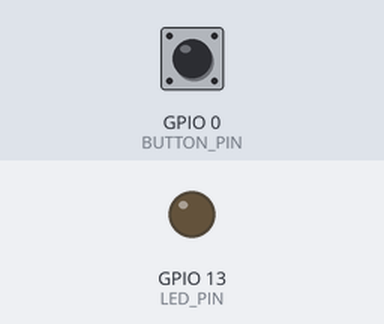
Simulated run of this sketch. Board: ESP32. On the bench: output pins drawn as LEDs (lit = HIGH). The test bench sets the inputs (shaded band); at power-on: GPIO 0 (BUTTON_PIN) HIGH. WiFi joins after 1.5 s; servers stay silent unless stated; uploads are accepted with an empty reply; not simulated (calls return 0 or success): secret.h; what the sketch prints to the serial monitor is not drawn.

Above: at 2.7 s.
2.8 s: GPIO 0 (BUTTON_PIN) pulled LOW for 0.15 s
At 3.4 s:
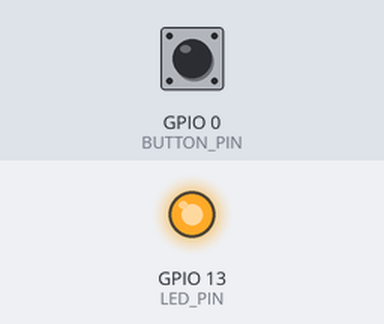
5.7 s: GPIO 0 (BUTTON_PIN) pulled LOW for 1 s
At 9.0 s:
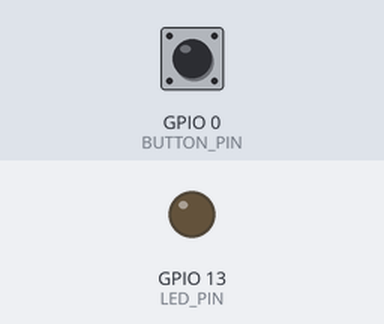
9.4 s: GPIO 0 (BUTTON_PIN) pulled LOW for 3.2 s
At 13.6 s:
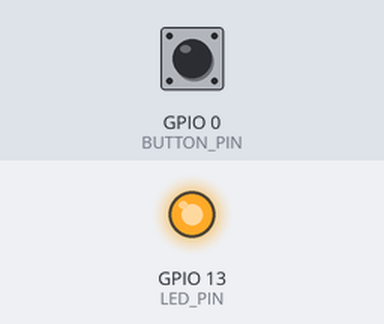
Timing chart, 0 to 15.4 s (numbered marks = the images above; inputs shaded):
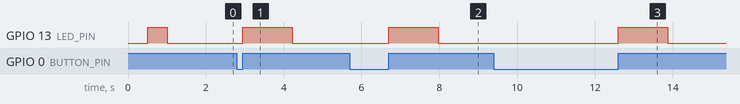

Measured:
- after the input at 2.8 s, GPIO 13 (LED_PIN): LOW → HIGH after 0.15 s, → LOW 1.3 s later
- after the input at 5.7 s, GPIO 13 (LED_PIN): LOW → HIGH after 1.0 s, → LOW 1.3 s later
- after the input at 9.4 s, GPIO 13 (LED_PIN): LOW → HIGH after 3.2 s, → LOW 1.3 s later

The sketch:

task2.ino
```cpp
// Arduino WIFI example
#include <WiFi.h>
#include "secret.h"
// WiFi network name and password:
const char * networkName = "YOUR_WIFI_NAME";
const char * networkPswd = "YOUR_WIFI_PASS";

// Internet domain to request from:
const char * hostDomain = "example.com";
const int hostPort = 80;

const int BUTTON_PIN = 0;
const int LED_PIN = 13;

void setup()
{
  // Initilize hardware:
  Serial.begin(115200);
  pinMode(BUTTON_PIN, INPUT_PULLUP);
  pinMode(LED_PIN, OUTPUT);

  // Connect to the WiFi network (see function below loop)
  connectToWiFi(networkName, networkPswd);

  digitalWrite(LED_PIN, LOW); // LED off
  Serial.print("Press button 0 to connect to ");
  Serial.println(hostDomain);
}

void loop()
{
  if (digitalRead(BUTTON_PIN) == LOW)
  { // Check if button has been pressed
    while (digitalRead(BUTTON_PIN) == LOW)
      ; // Wait for button to be released

    digitalWrite(LED_PIN, HIGH); // Turn on LED
    requestURL(hostDomain, hostPort); // Connect to server
    digitalWrite(LED_PIN, LOW); // Turn off LED
  }
}

void connectToWiFi(const char * ssid, const char * pwd)
{
  int ledState = 0;

  printLine();
  Serial.println("Connecting to WiFi network: " + String(ssid));

  WiFi.begin(ssid, pwd);

  while (WiFi.status() != WL_CONNECTED)
  {
    // Blink LED while we're connecting:
    digitalWrite(LED_PIN, ledState);
    ledState = (ledState + 1) % 2; // Flip ledState
    delay(500);
    Serial.print(".");
  }

  Serial.println();
  Serial.println("WiFi connected!");
  Serial.print("IP address: ");
  Serial.println(WiFi.localIP());
}

void requestURL(const char * host, uint8_t port)
{
  printLine();
  Serial.println("Connecting to domain: " + String(host));

  // Use WiFiClient class to create TCP connections
  WiFiClient client;
  if (!client.connect(host, port))
  {
    Serial.println("connection failed");
    return;
  }
  Serial.println("Connected!");
  printLine();

  // This will send the request to the server
  client.print((String)"GET / HTTP/1.1\r\n" +
               "Host: " + String(host) + "\r\n" +
               "Connection: close\r\n\r\n");
  unsigned long timeout = millis();
  while (client.available() == 0)
  {
    if (millis() - timeout > 5000)
    {
      Serial.println(">>> Client Timeout !");
      client.stop();
      return;
    }
  }

  // Read all the lines of the reply from server and print them to Serial
  while (client.available())
  {
    String line = client.readStringUntil('\r');
    Serial.print(line);
  }

  Serial.println();
  Serial.println("closing connection");
  client.stop();
}

void printLine()
{
  Serial.println();
  for (int i=0; i<30; i++)
    Serial.print("-");
  Serial.println();
}
```
